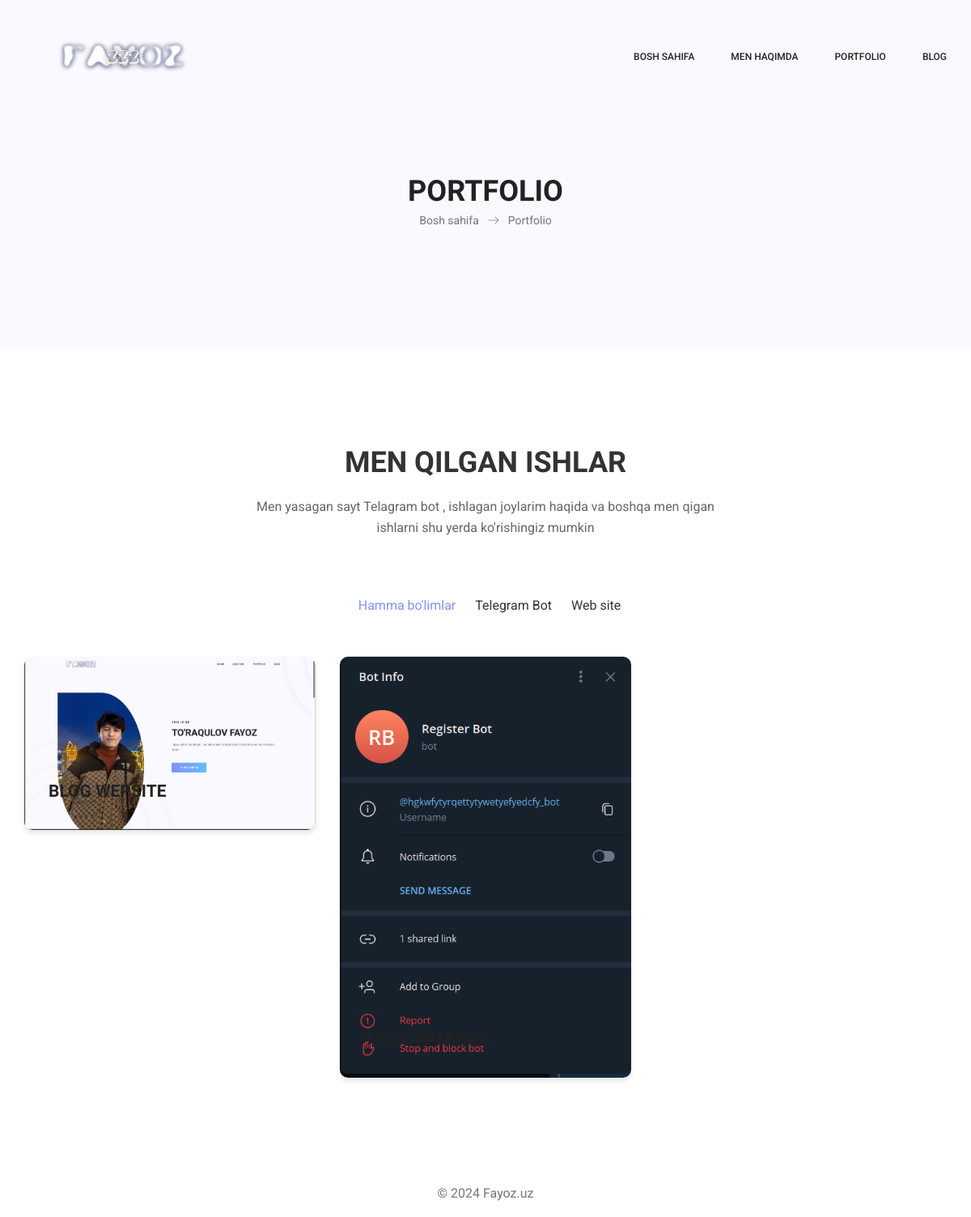
The page /portfolio/ on the database its author committed.
### app1/models.py (models this page shows, shortened)
class Catigory(models.Model):
    name = models.CharField(max_length = 100)

class Project(models.Model):
    name = models.CharField(max_length = 100)
    description = models.TextField()
    poster = models.ImageField(upload_to='project/')
    link = models.URLField()
    Catigory_id = models.ForeignKey(Catigory, on_delete = models.PROTECT)
    completed_at = models.DateField(null=True)

### app1/views.py (the view)
# urls.py: path( 'portfolio/', Posrtfolio, name='Posrtfolio' ),
def Posrtfolio(request):
    portfoly = Project.objects.all()
    catigory = Catigory.objects.all()
    return render(request, 'portfolio.html', { 'portfoly':portfoly, 'catigory':catigory } )

### templates/portfolio.html (shortened to what this page needs)
{% extends "base.html" %}
{% load static %}
{% load bootstrap5 %}
{% block content %}
        <section class="banner_area">
            <div class="banner_inner d-flex align-items-center">
				<div class="container">
					<div class="banner_content text-center">
						<h2>Portfolio</h2>
						<div class="page_link">
							<a href="index.html">Bosh sahifa</a>
							<a href="portfolio.html">Portfolio</a>
						</div>
					</div>
				</div>
            </div>
        </section>
        <section class="projects_area p_120">
        	<div class="container">
        		<div class="main_title">
					<h2>Men qilgan ishlar</h2>
					<p> Men yasagan sayt Telagram bot , ishlagan joylarim haqida va boshqa men qigan ishlarni shu yerda ko'rishingiz mumkin</p>
				</div>
        		<div class="projects_fillter">
					<ul class="filter list">
						<li class="active" data-filter="*"><a href="#">Hamma bo'limlar</a></li>
                        {% for cat in catigory %}
						<li data-filter=".{{ cat.id }}"><a href="#">{{ cat.name }}</a></li>
                        {% endfor %}
					</ul>
				</div>
				<div class="projects_inner row">
                    {% for project in portfoly %}
					<div class="col-lg-4 col-sm-6 {{ project.Catigory_id.id }}">
						<div class="projects_item">
							<img class="img-fluid" src="{{ project.poster.url }}" alt="">
							<div class="projects_text">
								<a href="{{ project.get_absolute_url }}"><h4>{{ project.name }}</h4></a>
							</div>
						</div>
					</div>
                    {% endfor %}
				</div>
        	</div>
        </section>
{% endblock %}

### templates/base.html (shortened to what this page needs)
 {% load static %}
<!DOCTYPE html>
<html lang="en">
<head>
    {% block head %}
        <link rel="stylesheet" href="{% static 'css/bootstrap.css' %}">
        <link rel="stylesheet" href="{% static 'vendors/linericon/style.css' %}">
        <link rel="stylesheet" href="{% static 'css/font-awesome.min.css' %}">
        <link rel="stylesheet" href="{% static 'vendors/owl-carousel/owl.carousel.min.css' %}">
        <link rel="stylesheet" href="{% static 'vendors/lightbox/simpleLightbox.css' %}">
        <link rel="stylesheet" href="{% static 'vendors/nice-select/css/nice-select.css' %}">
        <link rel="stylesheet" href="{% static 'vendors/animate-css/animate.css' %}">
        <link rel="stylesheet" href="{% static 'vendors/flaticon/flaticon.css' %}">
        <link rel="stylesheet" href="{% static 'css/style.css' %}">
        <link rel="stylesheet" href="{% static 'css/responsive.css' %}">
    {% endblock %}
</head>
<body>
    {% block header %}
    <header class="header_area" style="margin-top: 20px;">
        <div class="main_menu" id="mainNav">
            <nav class="navbar navbar-expand-lg navbar-light">
                <div class="container box_1620">
                    <a class="navbar-brand logo_h" href="/"><img style="width: 250px;" src="/static/img/Fayoz.png" alt=""></a>
                    <div class="collapse navbar-collapse offset" id="navbarSupportedContent">
                        <ul class="nav navbar-nav menu_nav ml-auto">
                            <li class="nav-item active"><a class="nav-link" href="/">Bosh Sahifa</a></li>
                            <li class="nav-item"><a class="nav-link" href="/about">Men haqimda</a></li>
                            <li class="nav-item"><a class="nav-link" href="/portfolio">Portfolio</a>
                            <li class="nav-item"><a class="nav-link" href="/blog">Blog</a>
                        </ul>
                    </div>
                </div>
            </nav>
        </div>
    </header>
    {% endblock %}
{% block content %}{% endblock %}
{% block footer %}
        <footer class="text-center pb-3">
            <a style="color: #777777" class="text-decoration-none;" href="http://Fayoz.uz/">© 2024 Fayoz.uz</a>
        </footer>
{% endblock %}
</body>
</html>

### rows shown on the page
Catigory: name "Telegram Bot"
Catigory: name "Web site"
Project: poster (picture), name "BLOG WEPSITE"
Project: poster (picture), name "TELEGRAM BOT"
